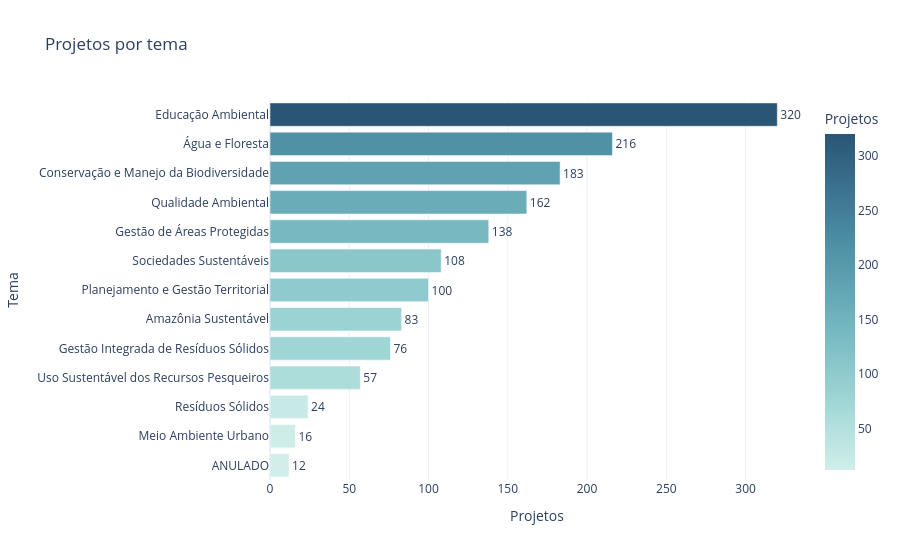

This figure's notebook cell:
### Markdown cell above
Há um pico claro de atividade entre **1993 e 2006**, seguido de um hiato quase total entre 2007 e 2023, e uma retomada em 2024. Isso provavelmente reflete mudanças na política de financiamento ambiental federal ao longo do tempo, mais do que uma queda gradual de demanda. Uma hipótese, não uma conclusão fechada, já que os dados por si só não explicam a causa.

### Code cell
por_tema = contagem_por_categoria(df, 'Tema')
grafico_barra_horizontal(por_tema, 'Tema', 'Projetos por tema').show()

### Figure 1 — Plotly figure (JSON) as saved in the notebook; plotly's stock layout.template omitted (floating-point values rounded to 4 significant figures)
{"data": [{"hovertemplate": "Projetos=%{marker.color}<br>Tema=%{y}<extra></extra>", "legendgroup": "", "marker": {"color": [12, 16, 24, 57, 76, 83, 100, 108, 138, 162, 183, 216, 320], "coloraxis": "coloraxis", "pattern": {"shape": ""}}, "name": "", "orientation": "h", "showlegend": false, "text": [12.0, 16.0, 24.0, 57.0, 76.0, 83.0, 100.0, 108.0, 138.0, 162.0, 183.0, 216.0, 320.0], "textposition": "outside", "type": "bar", "x": [12, 16, 24, 57, 76, 83, 100, 108, 138, 162, 183, 216, 320], "xaxis": "x", "y": ["ANULADO", "Meio Ambiente Urbano", "Resíduos Sólidos", "Uso Sustentável dos Recursos Pesqueiros", "Gestão Integrada de Resíduos Sólidos", "Amazônia Sustentável", "Planejamento e Gestão Territorial", "Sociedades Sustentáveis", "Gestão de Áreas Protegidas", "Qualidade Ambiental", "Conservação e Manejo da Biodiversidade", "Água e Floresta", "Educação Ambiental"], "yaxis": "y"}], "layout": {"barmode": "relative", "coloraxis": {"colorbar": {"title": {"text": "Projetos"}}, "colorscale": [[0, "rgb(209, 238, 234)"], [0.1667, "rgb(168, 219, 217)"], [0.3333, "rgb(133, 196, 201)"], [0.5, "rgb(104, 171, 184)"], [0.6667, "rgb(79, 144, 166)"], [0.8333, "rgb(59, 115, 143)"], [1, "rgb(42, 86, 116)"]]}, "legend": {"tracegroupgap": 0}, "showlegend": false, "title": {"text": "Projetos por tema"}, "xaxis": {"anchor": "y", "domain": [0, 1], "title": {"text": "Projetos"}}, "yaxis": {"anchor": "x", "domain": [0, 1], "title": {"text": "Tema"}}}}
